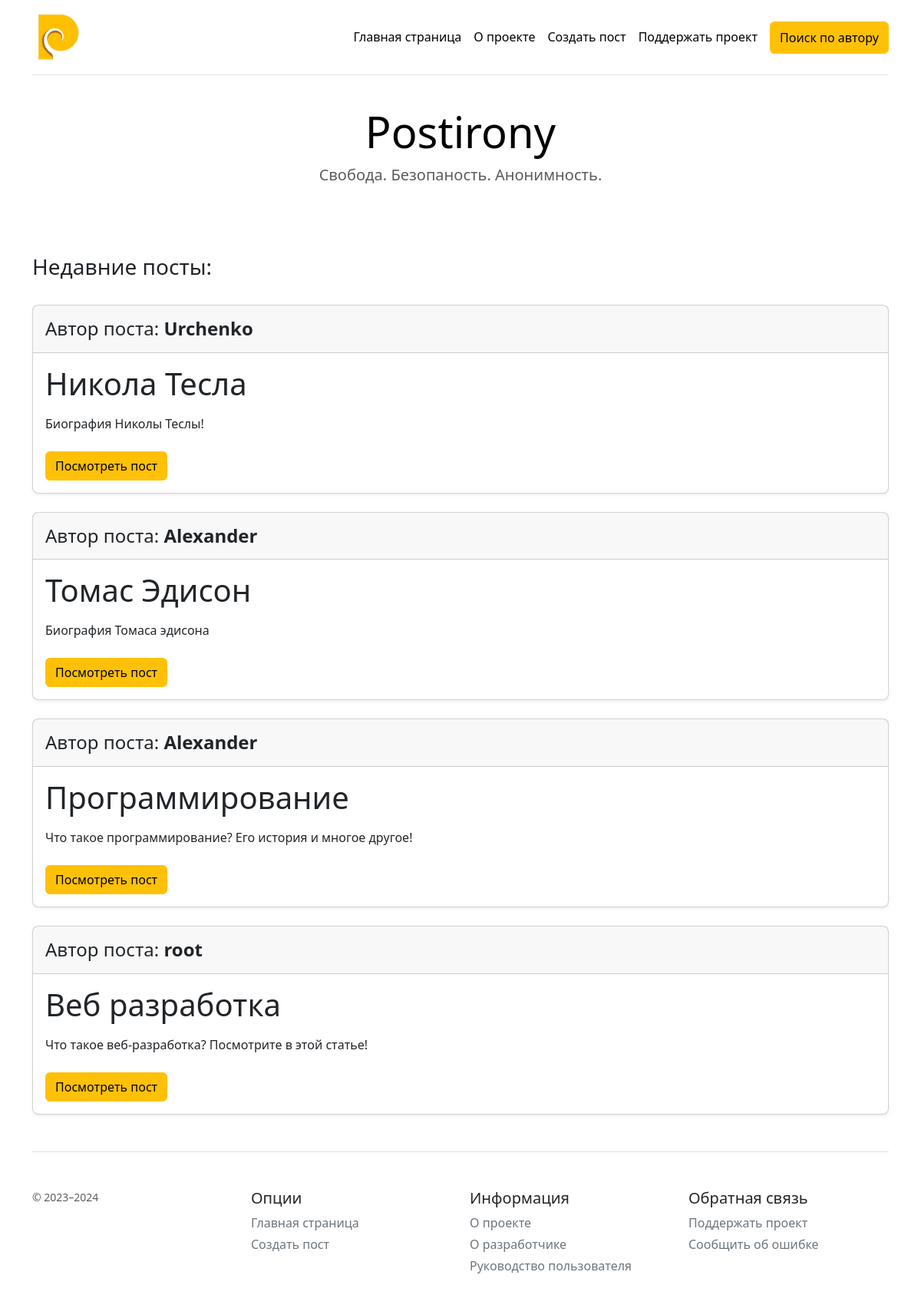
The page / on the database its author committed.
### app.py (models this page shows, shortened)
class Post(db.Model):
    id: Mapped[int] = mapped_column(Integer, primary_key=True)
    title: Mapped[str] = mapped_column(String, nullable=False)
    pretext: Mapped[str] = mapped_column(String, nullable=False)
    text: Mapped[str] = mapped_column(Text, nullable=False)
    author: Mapped[str] = mapped_column(String, nullable=False)
    edit_key: Mapped[str] = mapped_column(String)

### app.py (the view)
@app.route('/')
def index():
    posts = Post.query.order_by(desc(Post.id)).all()
    return render_template('index.html', data=posts)

### templates/index.html (shortened to what this page needs)
{% extends 'base.html' %}
{% block body %}
<main>
  <div class="pricing-header p-3 pb-md-4 mx-auto text-center">
    <h1 class="display-4 fw-normal text-body-emphasis">Postirony</h1>
    <p class="fs-5 text-body-secondary">Свобода. Безопаность. Анонимность.</p>
  </div>
  <br>
  <br>
  <h3 class="text-start">Недавние посты:</h3>
  <br>
  {% if data|length > 0 %}
    {% set change = 0 %}
    {% for i in data[:10] %}
          <div class="card mb-4 rounded-3 shadow-sm">
            <div class="card-header py-3">
              <h4 class="my-0 fw-normal">Автор поста: <b>{{ i.author }}</b></h4>
            </div>
            <div class="card-body">
              <h1 class="card-title pricing-card-title">{{ i.title }}</h1>
              <ul class="list-unstyled mt-3 mb-4">
                <li>{{ i.pretext }}</li>
              </ul>
              <a href="/posts/{{ i.id }}" class="btn btn-warning">Посмотреть пост</a>
            </div>
          </div>
    {% endfor %}
  {% else %}
    <h6 class="text-start">Ни одного поста ещё нет!</h6>
  {% endif %}
</main>
{% endblock %}

### templates/base.html (shortened to what this page needs)
<!DOCTYPE html>
<html lang="ru">
<head>
    <link rel="stylesheet" href="{{ url_for('static', filename='bootstrap.min.css') }}">
</head>
<body>
<div class="container py-3">
  <header>
    <div class="d-flex flex-column flex-md-row align-items-center pb-3 mb-4 border-bottom">
      <a href="/pname" class="d-flex align-items-center link-body-emphasis text-decoration-none">
        <img width="65" height="65" src="{{ url_for('static', filename='site/images/postirony-logo.png') }}">
      </a>
      <nav class="d-inline-flex mt-2 mt-md-0 ms-md-auto">
        <a class="me-3 py-2 link-body-emphasis text-decoration-none" href="/">Главная страница</a>
        <a class="me-3 py-2 link-body-emphasis text-decoration-none" href="/about">О проекте</a>
        <a class="me-3 py-2 link-body-emphasis text-decoration-none" href="/create">Создать пост</a>
        <a class="me-3 py-2 link-body-emphasis text-decoration-none" href="#">Поддержать проект</a>
        <a href="/search" class="btn btn-warning py-2 link-body-emphasis text-decoration-none">Поиск по автору</a>
      </nav>
    </div>
  </header>
  {% block body %}{% endblock %}
  <footer class="pt-4 my-md-5 pt-md-5 border-top">
    <div class="row">
      <div class="col-12 col-md">
        <small class="d-block mb-3 text-body-secondary">© 2023–2024</small>
      </div>
      <div class="col-6 col-md">
        <h5>Опции</h5>
        <ul class="list-unstyled text-small">
          <li class="mb-1"><a class="link-secondary text-decoration-none" href="/">Главная страница</a></li>
          <li class="mb-1"><a class="link-secondary text-decoration-none" href="/create">Создать пост</a></li>
        </ul>
      </div>
      <div class="col-6 col-md">
        <h5>Информация</h5>
        <ul class="list-unstyled text-small">
          <li class="mb-1"><a class="link-secondary text-decoration-none" href="/about">О проекте</a></li>
          <li class="mb-1"><a class="link-secondary text-decoration-none" href="#">О разработчике</a></li>
          <li class="mb-1"><a class="link-secondary text-decoration-none" href="#">Руководство пользователя</a></li>
        </ul>
      </div>
      <div class="col-6 col-md">
        <h5>Обратная связь</h5>
        <ul class="list-unstyled text-small">
          <li class="mb-1"><a class="link-secondary text-decoration-none" href="#">Поддержать проект</a></li>
          <li class="mb-1"><a class="link-secondary text-decoration-none" href="#">Сообщить об ошибке</a></li>
        </ul>
      </div>
    </div>
  </footer>
</div>
</body>
</html>

### rows shown on the page
Post: author "Urchenko", title "Никола Тесла", pretext "Биография Николы Теслы!"
Post: author "Alexander", title "Томас Эдисон", pretext "Биография Томаса эдисона"
Post: author "Alexander", title "Программирование", pretext "Что такое программирование? Его история и многое другое!"
Post: author "root", title "Веб разработка", pretext "Что такое веб-разработка? Посмотрите в этой статье!"
